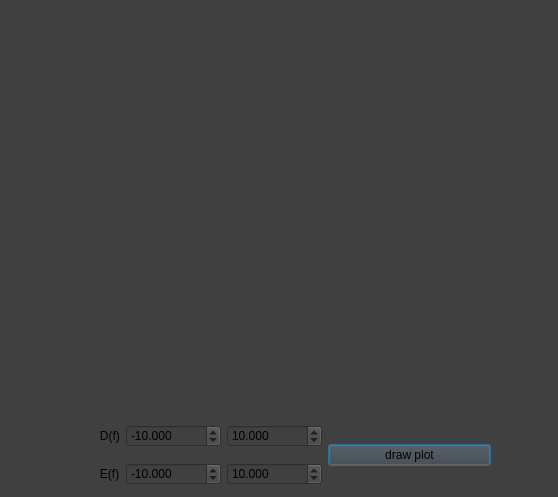
<?xml version="1.0" encoding="UTF-8"?>
<ui version="4.0">
 <class>GraphWindow</class>
 <widget class="QDialog" name="GraphWindow">
  <property name="geometry">
   <rect>
    <x>0</x>
    <y>0</y>
    <width>558</width>
    <height>497</height>
   </rect>
  </property>
  <property name="windowTitle">
   <string>Dialog</string>
  </property>
  <property name="styleSheet">
   <string notr="true">background-color: rgb(65, 64, 65);</string>
  </property>
  <widget class="QCustomPlot" name="widget" native="true">
   <property name="geometry">
    <rect>
     <x>20</x>
     <y>10</y>
     <width>521</width>
     <height>381</height>
    </rect>
   </property>
  </widget>
  <widget class="QWidget" name="layoutWidget">
   <property name="geometry">
    <rect>
     <x>70</x>
     <y>415</y>
     <width>421</width>
     <height>81</height>
    </rect>
   </property>
   <layout class="QHBoxLayout" name="horizontalLayout_3">
    <item>
     <layout class="QVBoxLayout" name="verticalLayout">
      <item>
       <layout class="QHBoxLayout" name="horizontalLayout_2">
        <item>
         <widget class="QLabel" name="label_4">
          <property name="text">
           <string>         D(f)</string>
          </property>
         </widget>
        </item>
        <item>
         <widget class="QDoubleSpinBox" name="d_f_1">
          <property name="readOnly">
           <bool>false</bool>
          </property>
          <property name="specialValueText">
           <string/>
          </property>
          <property name="showGroupSeparator" stdset="0">
           <bool>false</bool>
          </property>
          <property name="decimals">
           <number>3</number>
          </property>
          <property name="minimum">
           <double>-1000000.000000000000000</double>
          </property>
          <property name="maximum">
           <double>1000000.000000000000000</double>
          </property>
          <property name="value">
           <double>-10.000000000000000</double>
          </property>
         </widget>
        </item>
        <item>
         <widget class="QDoubleSpinBox" name="d_f_2">
          <property name="decimals">
           <number>3</number>
          </property>
          <property name="minimum">
           <double>-1000000.000000000000000</double>
          </property>
          <property name="maximum">
           <double>1000000.000000000000000</double>
          </property>
          <property name="value">
           <double>10.000000000000000</double>
          </property>
         </widget>
        </item>
       </layout>
      </item>
      <item>
       <layout class="QHBoxLayout" name="horizontalLayout">
        <item>
         <widget class="QLabel" name="label_3">
          <property name="text">
           <string>         E(f)</string>
          </property>
         </widget>
        </item>
        <item>
         <widget class="QDoubleSpinBox" name="e_f_1">
          <property name="decimals">
           <number>3</number>
          </property>
          <property name="minimum">
           <double>-1000000.000000000000000</double>
          </property>
          <property name="maximum">
           <double>1000000.000000000000000</double>
          </property>
          <property name="value">
           <double>-10.000000000000000</double>
          </property>
         </widget>
        </item>
        <item>
         <widget class="QDoubleSpinBox" name="e_f_2">
          <property name="decimals">
           <number>3</number>
          </property>
          <property name="minimum">
           <double>-1000000.000000000000000</double>
          </property>
          <property name="maximum">
           <double>1000000.000000000000000</double>
          </property>
          <property name="value">
           <double>10.000000000000000</double>
          </property>
         </widget>
        </item>
       </layout>
      </item>
     </layout>
    </item>
    <item>
     <widget class="QPushButton" name="to_draw_button">
      <property name="text">
       <string>draw plot</string>
      </property>
     </widget>
    </item>
   </layout>
  </widget>
 </widget>
 <customwidgets>
  <customwidget>
   <class>QCustomPlot</class>
   <extends>QWidget</extends>
   <header>qcustomplot.h</header>
   <container>1</container>
  </customwidget>
 </customwidgets>
 <resources/>
 <connections/>
</ui>
